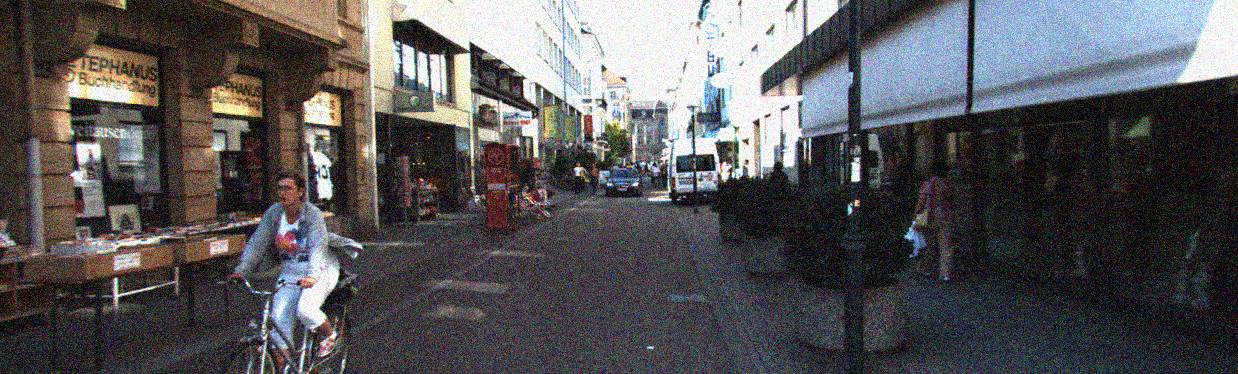
#> input picture 第一次作业-滤波/source_images/gaussian_noise.png, 1238 x 374 px; the run also reads 1 picture not shown here
$ python Others.py
#> lines starting #> are read from the running program, lines starting #| are printed output that depends on the picture
# @Author  : 贾林轩 1853688
# @IDE: PyCharm
# @python：3.9.7
# @function：调用opencv现成接口滤波的程序（包括3x3均值、中值、高斯滤波及7x7均值、高斯滤波的操作）

import cv2
import os
import matplotlib.pyplot as plt

# 依次读入图像并转化为灰度图
img_gaussian_noise_gray = cv2.imread('./source_images/gaussian_noise.png', 0)
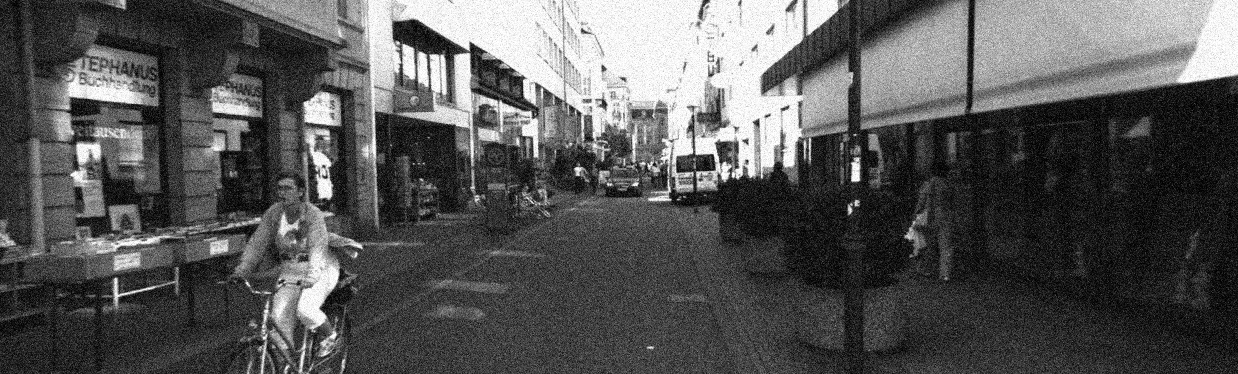
#> img_gaussian_noise_gray: shape (374, 1238); min 0, max 255, mean 86.6
img_origin_gray = cv2.imread('./source_images/origin_image.png', 0)
#> img_origin_gray: shape (374, 1238); min 6, max 255, mean 86.7
img_pepper_noise_gray = cv2.imread('./source_images/pepper_noise.png', 0)
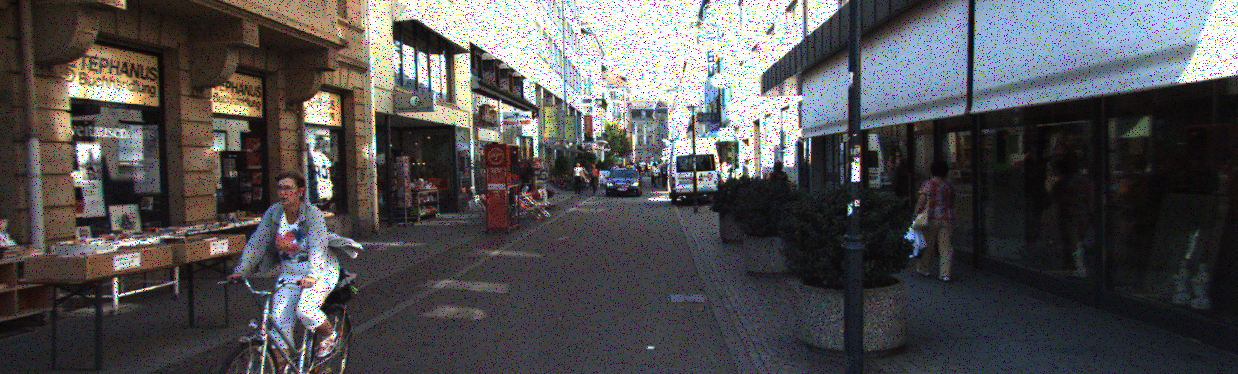
#> input picture 第一次作业-滤波/source_images/pepper_noise.png, 1238 x 374 px
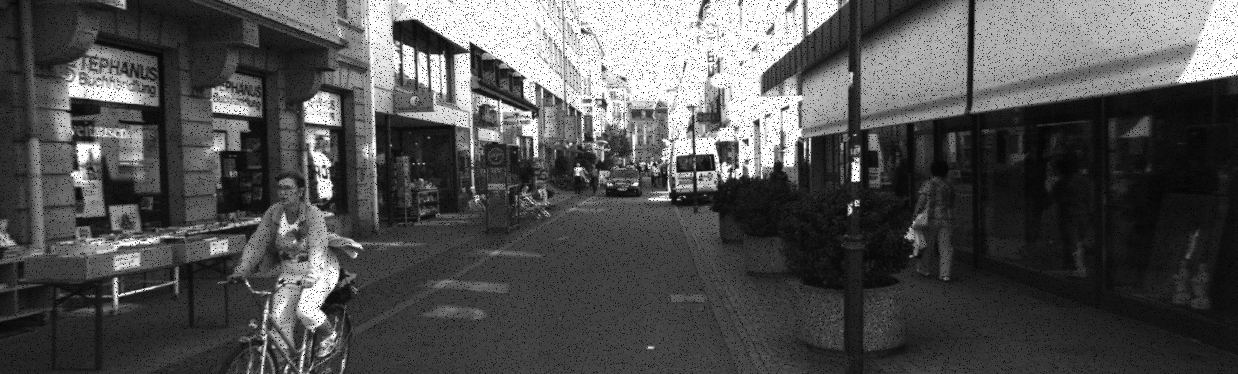
#> img_pepper_noise_gray: shape (374, 1238); min 0, max 255, mean 82.3

# 3*3均值滤波
# 定义储存路径
path = './results/3x3 mean/'
if not os.path.exists(path):  # 创建储存路径
    os.makedirs(path)
# 调用均值滤波函数接口处理图像（以复制边缘像素的方式padding）
mean_gaussion_noise = cv2.blur(img_gaussian_noise_gray, (3, 3), borderType=cv2.BORDER_REPLICATE)
mean_origin = cv2.blur(img_origin_gray, (3, 3), borderType=cv2.BORDER_REPLICATE)
mean_pepper_noise = cv2.blur(img_pepper_noise_gray, (3, 3), borderType=cv2.BORDER_REPLICATE)
# 储存图像
cv2.imwrite(path + '3x3_mean_gaussion.png', mean_gaussion_noise)
cv2.imwrite(path + '3x3_mean_origin.png', mean_origin)
cv2.imwrite(path + '3x3_mean_pepper.png', mean_pepper_noise)
# 展示图像
plt.figure('3*3 mean')
plt.subplot(311), plt.title("3x3_mean_gaussion_noise"), plt.imshow(mean_gaussion_noise, cmap="gray")
plt.subplot(312), plt.title("3x3_mean_origin"), plt.imshow(mean_origin, cmap="gray")
plt.subplot(313), plt.title("3x3_mean_pepper_noise"), plt.imshow(mean_pepper_noise, cmap="gray")
plt.show()
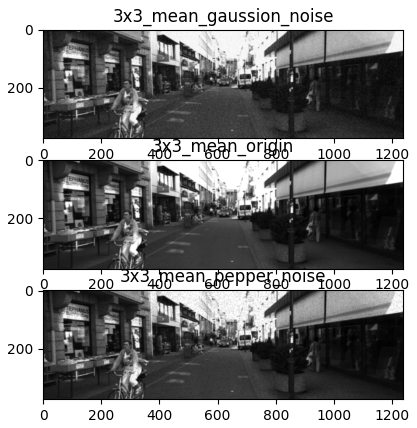
#> figure drawn by matplotlib, 3 panels

# 3*3高斯滤波
# 定义储存路径
path = './results/3x3 gaussion/'
if not os.path.exists(path):  # 创建储存路径
    os.makedirs(path)
# 调用均值滤波函数接口处理图像（以复制边缘像素的方式padding）
gaussion_gaussion_noise = cv2.blur(img_gaussian_noise_gray, (3, 3), borderType=cv2.BORDER_REPLICATE)
gaussion_origin = cv2.blur(img_origin_gray, (3, 3), borderType=cv2.BORDER_REPLICATE)
gaussion_pepper_noise = cv2.blur(img_pepper_noise_gray, (3, 3), borderType=cv2.BORDER_REPLICATE)
# 储存图像
cv2.imwrite(path + '3x3_gaussion_gaussion.png', gaussion_gaussion_noise)
cv2.imwrite(path + '3x3_gaussion_origin.png', gaussion_origin)
cv2.imwrite(path + '3x3_gaussion_pepper.png', gaussion_pepper_noise)
# 展示图像
plt.figure('3*3 gaussion')
plt.subplot(311), plt.title("3x3_gaussion_gaussion_noise"), plt.imshow(gaussion_gaussion_noise, cmap="gray")
plt.subplot(312), plt.title("3x3_gaussion_origin"), plt.imshow(gaussion_origin, cmap="gray")
plt.subplot(313), plt.title("3x3_gaussion_pepper_noise"), plt.imshow(gaussion_pepper_noise, cmap="gray")
plt.show()

# 3*3 中值滤波
# 定义储存路径
path = './results/3x3 median/'
if not os.path.exists(path):  # 创建储存路径
    os.makedirs(path)
# 调用中值滤波函数接口处理图像（以复制边缘像素的方式padding）
median_gaussion_noise = cv2.medianBlur(img_gaussian_noise_gray, 3)
median_origin = cv2.medianBlur(img_origin_gray, 3)
median_pepper_noise = cv2.medianBlur(img_pepper_noise_gray, 3)
# 储存图像
cv2.imwrite(path + '3x3_median_gaussion.png', median_gaussion_noise)
cv2.imwrite(path + '3x3_median_origin.png', median_origin)
cv2.imwrite(path + '3x3_median_pepper.png', median_pepper_noise)
# 展示图像
plt.figure('3*3 median')
plt.subplot(311), plt.title("median_gaussion_noise"), plt.imshow(median_gaussion_noise, cmap="gray")
plt.subplot(312), plt.title("median_origin"), plt.imshow(median_origin, cmap="gray")
plt.subplot(313), plt.title("median_pepper_noise"), plt.imshow(median_pepper_noise, cmap="gray")
plt.show()

# 7*7高斯滤波
# 定义储存路径
path = './results/7x7 gaussion/'
if not os.path.exists(path):  # 创建储存路径
    os.makedirs(path)
# 调用均值滤波函数接口处理图像（以复制边缘像素的方式padding）
gaussion_gaussion_noise = cv2.blur(img_gaussian_noise_gray, (7, 7), 0, borderType=cv2.BORDER_REPLICATE)
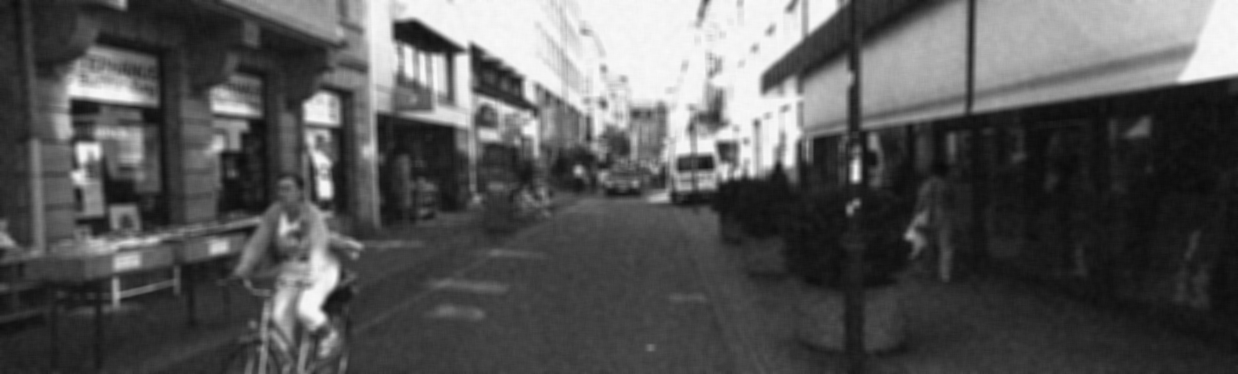
#> gaussion_gaussion_noise: shape (374, 1238); min 9, max 250, mean 86.6
gaussion_origin = cv2.blur(img_origin_gray, (7, 7), 0, borderType=cv2.BORDER_REPLICATE)
gaussion_pepper_noise = cv2.blur(img_pepper_noise_gray, (7, 7), 0, borderType=cv2.BORDER_REPLICATE)
# 储存图像
cv2.imwrite(path + '7x7_gaussion_gaussion.png', gaussion_gaussion_noise)
cv2.imwrite(path + '7x7_gaussion_origin.png', gaussion_origin)
cv2.imwrite(path + '7x7_gaussion_pepper.png', gaussion_pepper_noise)
# 展示图像
plt.figure('7*7 gaussion')
plt.subplot(311), plt.title("7x7_gaussion_gaussion_noise"), plt.imshow(gaussion_gaussion_noise, cmap="gray")
plt.subplot(312), plt.title("7x7_gaussion_origin"), plt.imshow(gaussion_origin, cmap="gray")
plt.subplot(313), plt.title("7x7_gaussion_pepper_noise"), plt.imshow(gaussion_pepper_noise, cmap="gray")
plt.show()

# 7*7均值滤波
# 定义储存路径
path = './results/7x7 mean/'
if not os.path.exists(path):  # 创建储存路径
    os.makedirs(path)
# 调用均值滤波函数接口处理图像（以复制边缘像素的方式padding）
mean_gaussion_noise = cv2.blur(img_gaussian_noise_gray, (7, 7), borderType=cv2.BORDER_REPLICATE)
mean_origin = cv2.blur(img_origin_gray, (7, 7), borderType=cv2.BORDER_REPLICATE)
mean_pepper_noise = cv2.blur(img_pepper_noise_gray, (7, 7), borderType=cv2.BORDER_REPLICATE)
# 储存图像
cv2.imwrite(path + '7x7_mean_gaussion.png', mean_gaussion_noise)
cv2.imwrite(path + '7x7_mean_origin.png', mean_origin)
cv2.imwrite(path + '7x7_mean_pepper.png', mean_pepper_noise)
# 展示图像
plt.figure('7*7 mean')
plt.subplot(311), plt.title("7x7_mean_gaussion_noise"), plt.imshow(mean_gaussion_noise, cmap="gray")
plt.subplot(312), plt.title("7x7_mean_origin"), plt.imshow(mean_origin, cmap="gray")
plt.subplot(313), plt.title("7x7_mean_pepper_noise"), plt.imshow(mean_pepper_noise, cmap="gray")
plt.show()
